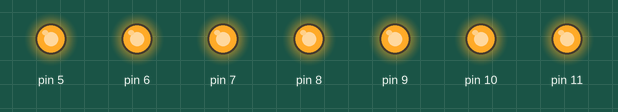
A sketch run on a simulated Arduino Uno, built with avr-gcc and run on an emulated ATmega328P. Shown: output pins drawn as LEDs (lit = HIGH).

Above: at 0.5 s.
At 3.5 s:
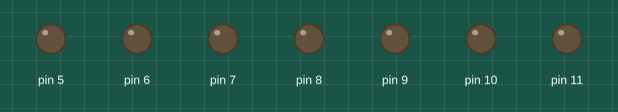
Timing chart, 0 to 4.6 s (numbered marks = the images above):
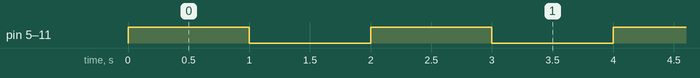

Measured:
- by itself, pin 5–11: alternates HIGH for 1.0 s and LOW for 1.0 s

The sketch:

Fantsy_LED.ino
```cpp
void setup() {
pinMode(5,OUTPUT);
pinMode(6,OUTPUT);
pinMode(7,OUTPUT);
pinMode(8,OUTPUT);
pinMode(9,OUTPUT);
pinMode(10,OUTPUT);
pinMode(11,OUTPUT);
}

void loop() {
digitalWrite(5,HIGH);
digitalWrite(6,HIGH);
digitalWrite(7,HIGH);
digitalWrite(8,HIGH);
digitalWrite(9,HIGH);
digitalWrite(10,HIGH);
digitalWrite(11,HIGH);
delay(1000);
digitalWrite(5,LOW);
digitalWrite(6,LOW);
digitalWrite(7,LOW);
digitalWrite(8,LOW);
digitalWrite(9,LOW);
digitalWrite(10,LOW);
digitalWrite(11,LOW);
delay(1000);
}
```
